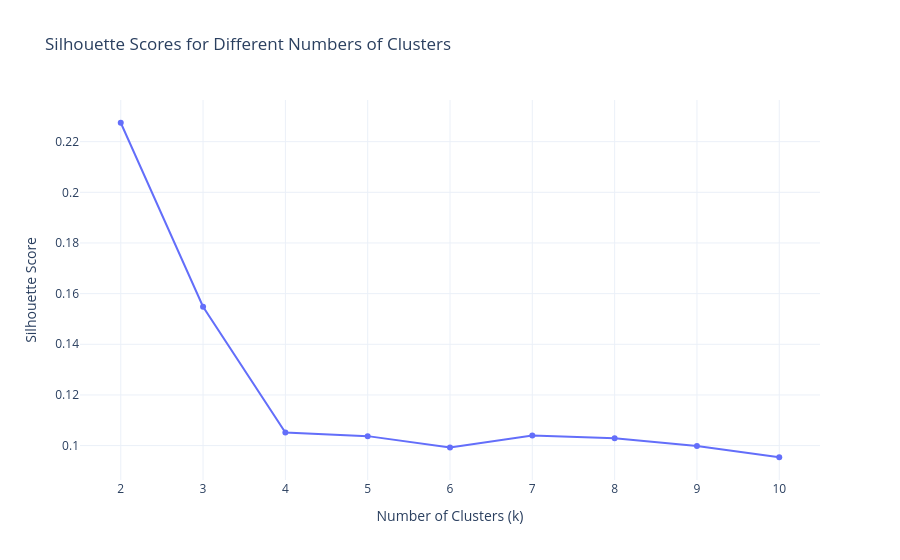

Notebook code cell kept with this figure:
### Markdown cell above
## Choosing the Number of Clusters – Elbow Method

One of the key challenges in K-Means clustering is selecting an appropriate number of clusters (**k**). The Elbow Method helps identify a suitable value by measuring the **Within-Cluster Sum of Squares (WCSS)**, also known as **inertia**.

As the number of clusters increases, inertia naturally decreases because each cluster contains fewer observations. However, after a certain point, the improvement becomes marginal.

The optimal value of **k** is typically found at the **"elbow"** of the curve, where adding more clusters no longer produces a significant reduction in inertia. This point represents a good balance between model complexity and cluster compactness.bow

### Code cell
scores = []

for k in range(2, 11):
    model = KMeans(
        n_clusters=k,
        random_state=42
    )

    labels = model.fit_predict(X_scaled)

    scores.append(
        silhouette_score(X_scaled, labels)
    )

silhouette_df = pd.DataFrame({
    "k": range(2, 11),
    "Silhouette Score": scores
})

fig = px.line(
    silhouette_df,
    x="k",
    y="Silhouette Score",
    markers=True,
    title="Silhouette Scores for Different Numbers of Clusters"
)

fig.update_layout(
    xaxis_title="Number of Clusters (k)",
    yaxis_title="Silhouette Score",
    template="plotly_white"
)

fig.show()

### Figure 1 — Plotly figure (JSON) as saved in the notebook; plotly's stock layout.template omitted (floating-point values rounded to 4 significant figures)
{"data": [{"hovertemplate": "k=%{x}<br>Silhouette Score=%{y}<extra></extra>", "legendgroup": "", "line": {"color": "#636efa", "dash": "solid"}, "marker": {"symbol": "circle"}, "mode": "lines+markers", "name": "", "orientation": "v", "showlegend": false, "type": "scatter", "x": [2, 3, 4, 5, 6, 7, 8, 9, 10], "xaxis": "x", "y": [0.2275, 0.1548, 0.1051, 0.1037, 0.09929, 0.104, 0.1029, 0.09989, 0.0954], "yaxis": "y"}], "layout": {"legend": {"tracegroupgap": 0}, "title": {"text": "Silhouette Scores for Different Numbers of Clusters"}, "xaxis": {"anchor": "y", "domain": [0, 1], "title": {"text": "Number of Clusters (k)"}}, "yaxis": {"anchor": "x", "domain": [0, 1], "title": {"text": "Silhouette Score"}}}}
